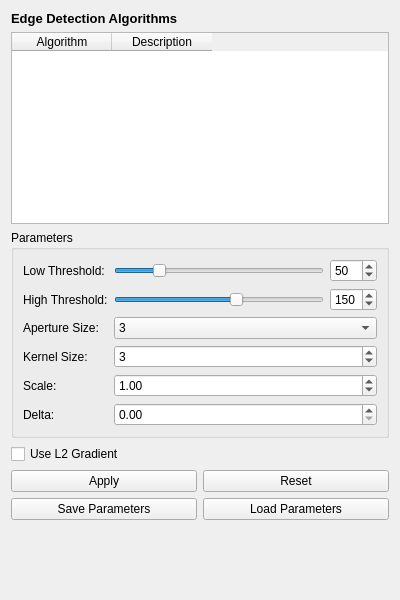
<?xml version="1.0" encoding="UTF-8"?>
<ui version="4.0">
 <class>EdgeProcessingWidget</class>
 <widget class="QWidget" name="EdgeProcessingWidget">
  <property name="geometry">
   <rect>
    <x>0</x>
    <y>0</y>
    <width>400</width>
    <height>600</height>
   </rect>
  </property>
  <property name="windowTitle">
   <string>Edge Processing</string>
  </property>
  <layout class="QVBoxLayout" name="verticalLayout">
   <item>
    <widget class="QLabel" name="labelTitle">
     <property name="text">
      <string>Edge Detection Algorithms</string>
     </property>
     <property name="font">
      <font>
       <pointsize>10</pointsize>
       <weight>75</weight>
       <bold>true</bold>
      </font>
     </property>
    </widget>
   </item>
   <item>
    <widget class="QTableWidget" name="tableAlgorithms">
     <property name="selectionMode">
      <enum>QAbstractItemView::SingleSelection</enum>
     </property>
     <property name="selectionBehavior">
      <enum>QAbstractItemView::SelectRows</enum>
     </property>
     <column>
      <property name="text">
       <string>Algorithm</string>
      </property>
     </column>
     <column>
      <property name="text">
       <string>Description</string>
      </property>
     </column>
    </widget>
   </item>
   <item>
    <widget class="QGroupBox" name="groupParameters">
     <property name="title">
      <string>Parameters</string>
     </property>
     <layout class="QFormLayout" name="formLayout">
      <item row="0" column="0">
       <widget class="QLabel" name="labelParam1">
        <property name="text">
         <string>Low Threshold:</string>
        </property>
       </widget>
      </item>
      <item row="0" column="1">
       <layout class="QHBoxLayout" name="horizontalLayout_2">
        <item>
         <widget class="QSlider" name="sliderParam1">
          <property name="maximum">
           <number>255</number>
          </property>
          <property name="value">
           <number>50</number>
          </property>
          <property name="orientation">
           <enum>Qt::Horizontal</enum>
          </property>
         </widget>
        </item>
        <item>
         <widget class="QSpinBox" name="spinParam1">
          <property name="maximum">
           <number>255</number>
          </property>
          <property name="value">
           <number>50</number>
          </property>
         </widget>
        </item>
       </layout>
      </item>
      <item row="1" column="0">
       <widget class="QLabel" name="labelParam2">
        <property name="text">
         <string>High Threshold:</string>
        </property>
       </widget>
      </item>
      <item row="1" column="1">
       <layout class="QHBoxLayout" name="horizontalLayout_3">
        <item>
         <widget class="QSlider" name="sliderParam2">
          <property name="maximum">
           <number>255</number>
          </property>
          <property name="value">
           <number>150</number>
          </property>
          <property name="orientation">
           <enum>Qt::Horizontal</enum>
          </property>
         </widget>
        </item>
        <item>
         <widget class="QSpinBox" name="spinParam2">
          <property name="maximum">
           <number>255</number>
          </property>
          <property name="value">
           <number>150</number>
          </property>
         </widget>
        </item>
       </layout>
      </item>
      <item row="2" column="0">
       <widget class="QLabel" name="labelParam3">
        <property name="text">
         <string>Aperture Size:</string>
        </property>
       </widget>
      </item>
      <item row="2" column="1">
       <widget class="QComboBox" name="comboParam3">
        <item>
         <property name="text">
          <string>3</string>
         </property>
        </item>
        <item>
         <property name="text">
          <string>5</string>
         </property>
        </item>
        <item>
         <property name="text">
          <string>7</string>
         </property>
        </item>
       </widget>
      </item>
      <item row="3" column="0">
       <widget class="QLabel" name="labelParam4">
        <property name="text">
         <string>Kernel Size:</string>
        </property>
       </widget>
      </item>
      <item row="3" column="1">
       <widget class="QSpinBox" name="spinParam4">
        <property name="minimum">
         <number>1</number>
        </property>
        <property name="maximum">
         <number>31</number>
        </property>
        <property name="singleStep">
         <number>2</number>
        </property>
        <property name="value">
         <number>3</number>
        </property>
       </widget>
      </item>
      <item row="4" column="0">
       <widget class="QLabel" name="labelParam5">
        <property name="text">
         <string>Scale:</string>
        </property>
       </widget>
      </item>
      <item row="4" column="1">
       <widget class="QDoubleSpinBox" name="doubleSpinParam5">
        <property name="decimals">
         <number>2</number>
        </property>
        <property name="minimum">
         <double>0.010000000000000</double>
        </property>
        <property name="maximum">
         <double>10.000000000000000</double>
        </property>
        <property name="singleStep">
         <double>0.100000000000000</double>
        </property>
        <property name="value">
         <double>1.000000000000000</double>
        </property>
       </widget>
      </item>
      <item row="5" column="0">
       <widget class="QLabel" name="labelParam6">
        <property name="text">
         <string>Delta:</string>
        </property>
       </widget>
      </item>
      <item row="5" column="1">
       <widget class="QDoubleSpinBox" name="doubleSpinParam6">
        <property name="decimals">
         <number>2</number>
        </property>
        <property name="maximum">
         <double>255.000000000000000</double>
        </property>
        <property name="value">
         <double>0.000000000000000</double>
        </property>
       </widget>
      </item>
     </layout>
    </widget>
   </item>
   <item>
    <widget class="QCheckBox" name="checkL2Gradient">
     <property name="text">
      <string>Use L2 Gradient</string>
     </property>
    </widget>
   </item>
   <item>
    <layout class="QHBoxLayout" name="horizontalLayout">
     <item>
      <widget class="QPushButton" name="btnApply">
       <property name="text">
        <string>Apply</string>
       </property>
      </widget>
     </item>
     <item>
      <widget class="QPushButton" name="btnReset">
       <property name="text">
        <string>Reset</string>
       </property>
      </widget>
     </item>
    </layout>
   </item>
   <item>
    <layout class="QHBoxLayout" name="horizontalLayout_4">
     <item>
      <widget class="QPushButton" name="btnSaveParams">
       <property name="text">
        <string>Save Parameters</string>
       </property>
      </widget>
     </item>
     <item>
      <widget class="QPushButton" name="btnLoadParams">
       <property name="text">
        <string>Load Parameters</string>
       </property>
      </widget>
     </item>
    </layout>
   </item>
   <item>
    <spacer name="verticalSpacer">
     <property name="orientation">
      <enum>Qt::Vertical</enum>
     </property>
     <property name="sizeHint" stdset="0">
      <size>
       <width>20</width>
       <height>40</height>
      </size>
     </property>
    </spacer>
   </item>
  </layout>
 </widget>
 <resources/>
 <connections>
  <connection>
   <sender>sliderParam1</sender>
   <signal>valueChanged(int)</signal>
   <receiver>spinParam1</receiver>
   <slot>setValue(int)</slot>
  </connection>
  <connection>
   <sender>spinParam1</sender>
   <signal>valueChanged(int)</signal>
   <receiver>sliderParam1</receiver>
   <slot>setValue(int)</slot>
  </connection>
  <connection>
   <sender>sliderParam2</sender>
   <signal>valueChanged(int)</signal>
   <receiver>spinParam2</receiver>
   <slot>setValue(int)</slot>
  </connection>
  <connection>
   <sender>spinParam2</sender>
   <signal>valueChanged(int)</signal>
   <receiver>sliderParam2</receiver>
   <slot>setValue(int)</slot>
  </connection>
 </connections>
</ui>
